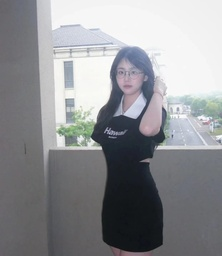
#> input picture 235-卢浩然-南京/Week5/chapter5/image/aaa.jpg, 222 x 256 px, shrunk from 1242 x 1430 before the run
$ python Canny.py   (older library calls are emulated)
#> lines starting #> are read from the running program, lines starting #| are printed output that depends on the picture; after the words box and inside, x2 and y2 are one past the last pixel; in counts of white or black regions, pixels touching at a corner belong together
import cv2
import matplotlib.pyplot as plt
import numpy as np
import random


# 1.对图像进行灰度化
# 2.对图像进行高斯滤波：
#   根据待滤波的像素点及其邻域点的灰度值按照一定的参数规则进行加权平均。这样可以有效滤去理想图像中叠加的高频噪声。
# 3.检测图像中的水平、垂直和对角边缘（如Prewitt，Sobel算子等）,计算梯度。
# 4.对梯度幅值进行非极大值抑制：通俗意义上是指寻找像素点局部最大值，将非极大值点所对应的灰度值置为0，这样可以剔除掉一大部分非边缘的点。
# 5.用双阈值算法检测和连接边缘
class Canny:
    # Prewitt算子
    kernelx = np.array(
        [
            [1, 1, 1],
            [0, 0, 0],
            [-1, -1, -1]
        ]
    )

    kernely = np.array(
        [
            [-1, 0, 1],
            [-1, 0, 1],
            [-1, 0, 1]
        ]
    )

    # 灰度化图像
    def grayscaleImage(self, filePath):
#> called with filePath = 'image/aaa.jpg'
        imageGrayscaleArray = cv2.imread(filePath)
#> imageGrayscaleArray is the input picture: shape (256, 222, 3); mean B, G, R 148, 144.7, 143.4
        gray_img = cv2.cvtColor(imageGrayscaleArray, cv2.COLOR_RGB2GRAY)
        return gray_img

    # 高斯滤波
    def gaussFilterImage(self, filePath):
        gaussFilterImage = cv2.GaussianBlur(self.grayscaleImage(self, filePath), (5, 5), 0, 0)
        return gaussFilterImage

    # 边缘检测&非极大值抑制
    def nonmaxLimit(self, filePath):
        image = self.gaussFilterImage(self, filePath)

        # Sobel
        x = cv2.Sobel(image, cv2.CV_16S, 1, 0)
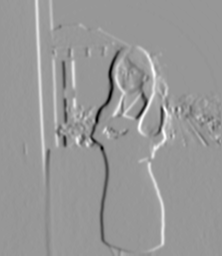
#> x: shape (256, 222) int16; min -370, max 253, mean 2.4; drawn with min black and max white
        y = cv2.Sobel(image, cv2.CV_16S, 0, 1)
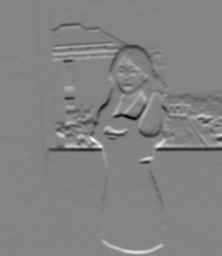
#> y: shape (256, 222) int16; min -352, max 325, mean -3.8; drawn with min black and max white

        # Prewitt
        # x = cv2.filter2D(image, -1, self.kernelx)
        # y = cv2.filter2D(image, -1, self.kernely)

        # 转换数据 并 合成
        absX = cv2.convertScaleAbs(x)  # 格式转换函数
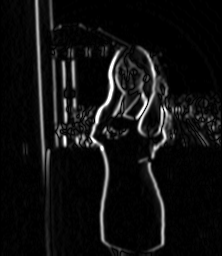
#> absX: shape (256, 222); min 0, max 255, mean 16.2
        absY = cv2.convertScaleAbs(y)
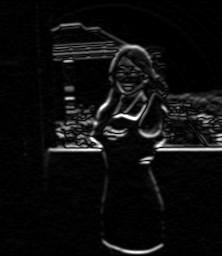
#> absY: shape (256, 222); min 0, max 255, mean 13.3

        # 图像混合后的数组
        result = cv2.addWeighted(absX, 0.5, absY, 0.5, 0)
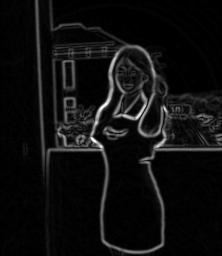
#> result: shape (256, 222); min 0, max 255, mean 14.8

        width, height = result.shape
#> width = 256; height = 222

        tempImage = np.zeros_like(image)
        g1 = 0
        g2 = 0
        g3 = 0
        g4 = 0
        for i in range(1, width - 1):
            for j in range(1, height - 1):
                # 梯度>1
                if (result[i][j] > 1):
                    g1 = image[i - 1][j - 1]
                    g2 = image[i][j - 1]
                    g3 = image[i][j + 1]
                    g4 = image[i + 1][j + 1]
                # 梯度<1
                if (result[i][j] < 1):
                    g1 = image[i - 1][j - 1]
                    g2 = image[i][j - 1]
                    g3 = image[i][j + 1]
                    g4 = image[i + 1][j + 1]
                # 梯度=1
                if (result[i][j] == 1):
                    g1 = g2 = image[i - 1][j - 1]
                    g3 = g4 = image[i + 1][j + 1]
                # 梯度=-1
                if (result[i][j] == 1):
                    g1 = g2 = image[i + 1][j - 1]
                    g3 = g4 = image[i - 1][j + 1]

                dp1, dp2 = self.getSubPixel(self, result[i][j], g1, g2, g3, g4)
                if image[i, j] == max(image[i, j], dp1, dp2):
                    tempImage[i][j] = image[i][j]
#> this loop made 254 passes
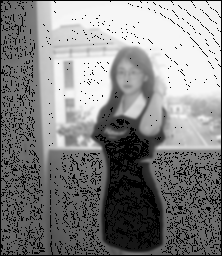
#> tempImage: shape (256, 222); min 0, max 249, mean 132.3

        # 基于梯度统计信息计算法实现自适应阈值
        MAX = image.max()
        MIN = image.min()
        MED = np.median(image)
        average = (MAX + MIN + MED) / 3
        sigma = 0.33
        # 低阈值
        lowThreshold = max(0, (1 - sigma) * average)
        # 高阈值
        highThreshold = min(255, (1 + sigma) * average)

        imageEdge = np.zeros_like(tempImage)

        for i in range(1, width - 1):
            for j in range(1, height - 1):
                if tempImage[i][j] >= highThreshold:
                    imageEdge[i][j] = 255
                elif tempImage[i][j] > lowThreshold:
                    # python切片 https://blog.csdn.net/Cai_Xu_Kun/article/details/114978189
                    around = tempImage[i - 1: i + 2, j - 1: j + 2]
                    if around.max() >= highThreshold:
                        imageEdge[i, j] = 255
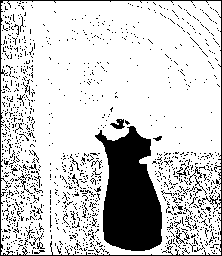
#> imageEdge: shape (256, 222); 80.3% white; 1233 black regions (1211 under 20 px), largest, box (x1, y1, x2, y2) and area: (95, 126, 162, 251) 5625, (0, 0, 222, 256) 1315, (110, 119, 125, 129) 85

        fig, axes = plt.subplots(1, 3)
        axes[0].imshow(image)
        axes[1].imshow(result)
        axes[2].imshow(imageEdge)
        plt.show()

    # 计算亚像素
    def getSubPixel(self, weight, g1, g2, g3, g4):
        dp1 = weight * g1 + (1 - weight) * g2
        dp2 = weight * g3 + (1 - weight) * g4
        return dp1, dp2


Canny.nonmaxLimit(Canny, "image/aaa.jpg")
